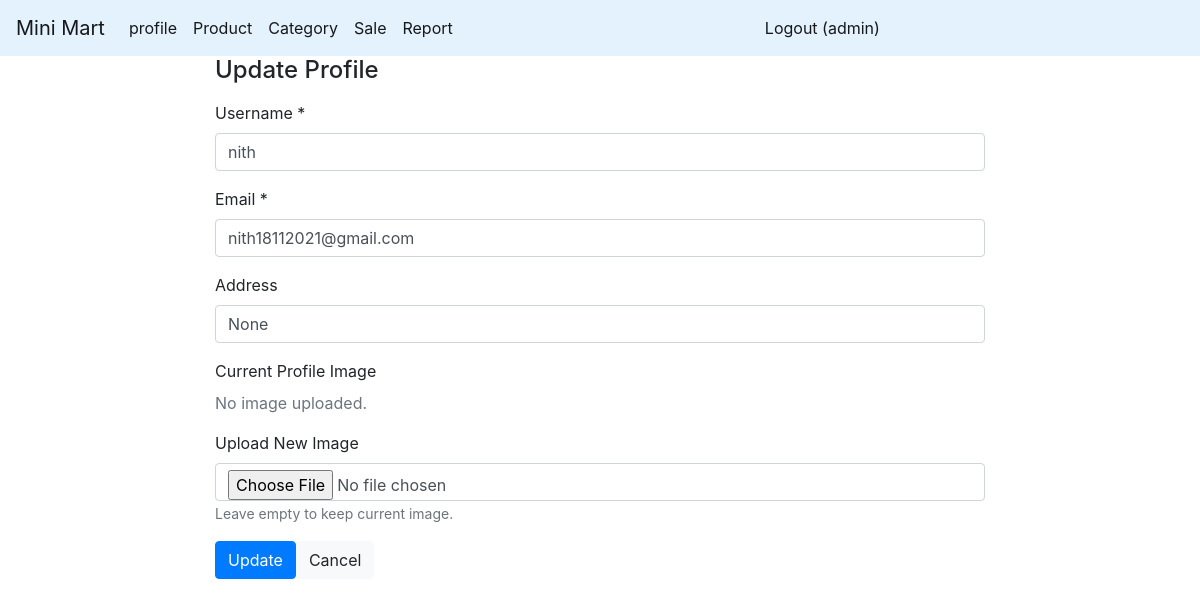
The app's page /edit_profile_form/5 (signed in) with its own data.
### app.py (models this page shows)
class User(db.Model):
    id = db.Column(db.Integer, primary_key=True)
    username = db.Column(db.String(80), unique=True, nullable=False)
    password = db.Column(db.String(120), nullable=False)
    email = db.Column(db.String(120), unique=True, nullable=False)
    address = db.Column(db.String(200), nullable=True)
    user_image = db.Column(db.String(200), nullable=True)

### route/profile.py (the view)
@app.get('/edit_profile_form/<int:user_id>')
@jwt_required()
def edit_profile_form(user_id):
    user = get_jwt_identity()
    profile_data = db.session.execute(
        text('SELECT * FROM user WHERE id = :user_id'),
        {'user_id': user_id}
    ).fetchone()
    if not profile_data:
        flash('Profile not found!', 'danger')
        return redirect(url_for('profile'))
    profile = {
        'user_id': profile_data[0],
        'username': profile_data[1],
        'password': profile_data[2],
        'email': profile_data[3],
        'address': profile_data[4],
        'user_image': profile_data[5]
    }
    return render_template('profile/update_profile.html', profile=profile, user=user)

### app.py (called while the page is built)
@jwt.token_in_blocklist_loader
def check_if_token_revoked(jwt_header, jwt_payload):
    jti = jwt_payload["jti"]
    token = TokenBlocklist.query.filter_by(jti=jti).first()
    return token is not None

@app.before_request
@jwt_required(optional=True)
def auto_logout_deleted_user():
    if request.endpoint in ('login_page', 'do_login', 'static'):
        return
    username = get_jwt_identity()
    if not username:
        return
    sql = text("SELECT id FROM user WHERE username = :username")
    user = db.session.execute(sql, {"username": username}).fetchone()
    if not user:
        resp = redirect(url_for("login_page"))
        unset_jwt_cookies(resp)
        flash("Your account was deleted. Please contact admin.", "warning")
        return resp

### templates/profile/update_profile.html (shortened to what this page needs)
{% extends "master.html" %}
{% block main_content %}
    <div class="container" style="max-width:800px">
        <h4 class="mb-3">Update Profile</h4>
        <form method="post" enctype="multipart/form-data" action="{{ url_for('update_profile', user_id=profile.user_id) }}">
            <div class="form-group mb-3">
                <label>Username *</label>
                <input name="username" class="form-control" value="{{ profile.username }}" required>
            </div>
            <div class="form-group mb-3">
                <label>Email *</label>
                <input name="email" class="form-control" type="email" value="{{ profile.email }}" required>
            </div>
            <div class="form-group mb-3">
                <label>Address</label>
                <input name="address" class="form-control" value="{{ profile.address }}">
            </div>
            <div class="mb-3">
                <label>Current Profile Image</label><br>
                {% if profile.user_image %}
                    <img src="/static/image/user_image/{{ profile.user_image }}"
                         alt="Profile Image"
                         style="height:120px; border-radius:8px; border:1px solid #ddd;">
                {% else %}
                    <p class="text-muted">No image uploaded.</p>
                {% endif %}
            </div>
            <div class="form-group mb-3">
                <label>Upload New Image</label>
                <input name="user_image" type="file" accept="image/*" class="form-control">
                <small class="text-muted">Leave empty to keep current image.</small>
            </div>
            <div class="d-flex gap-2">
                <button class="btn btn-primary">Update</button>
                <a href="{{ url_for('profile') }}" class="btn btn-light">Cancel</a>
            </div>
        </form>
    </div>
{% endblock %}

### templates/master.html (shortened to what this page needs)
<!DOCTYPE html>
<html lang="en">
<head>
    {% include "style.html" %}
</head>
<body>
<div id="app">
    <div class="container-fluid p-0 m-0">
        <nav class="navbar navbar-expand-lg navbar-light" style="background-color: #e3f2fd;">
            <a class="navbar-brand" href="/">Mini Mart</a>
            <div class="collapse navbar-collapse" id="navbarSupportedContent">
                <ul class="navbar-nav mr-auto">
                    <li class="nav-item active"><a class="nav-link" href="/profile">profile</a></li>
                    <li class="nav-item active"><a class="nav-link" href="/product_list">Product</a></li>
                    <li class="nav-item active"><a class="nav-link" href="/category_list">Category</a></li>
                    <li class="nav-item active"><a class="nav-link" href="/sales_form">Sale</a></li>
                    <li class="nav-item active"><a class="nav-link" href="/report">Report</a></li>
                </ul>
                <ul class="navbar-nav mr-auto">
                    {% if user %}
                        <li class="nav-item active"><a class="nav-link" href="/logout">Logout ({{ user }})</a></li>
                    {% else %}
                        <li class="nav-item active"><a class="nav-link" href="/login">Login</a></li>
                    {% endif %}
                </ul>
            </div>
        </nav>
    </div>
    {% block main_content %}{% endblock %}
</div>
</body>
</html>

### records on screen
User: username "admin"
User: username "nith", email "nith18112021@gmail.com"
